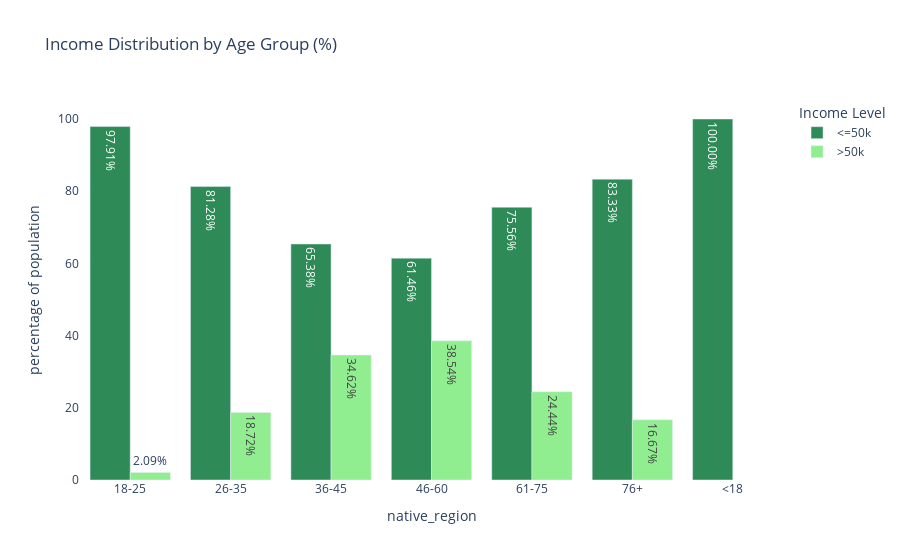
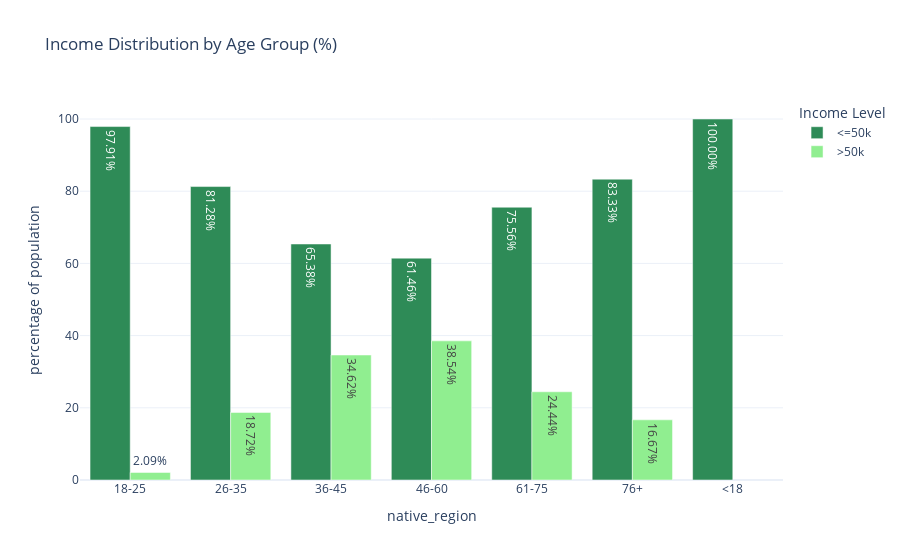
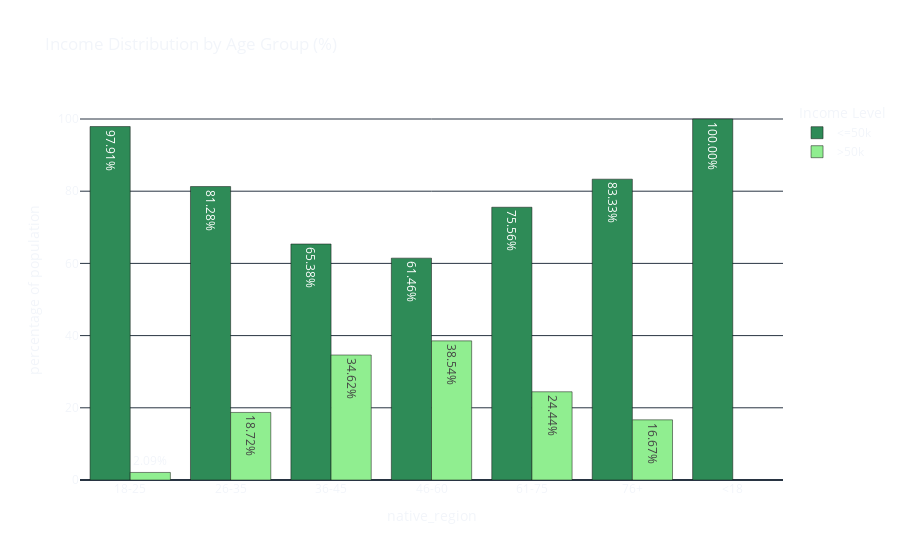
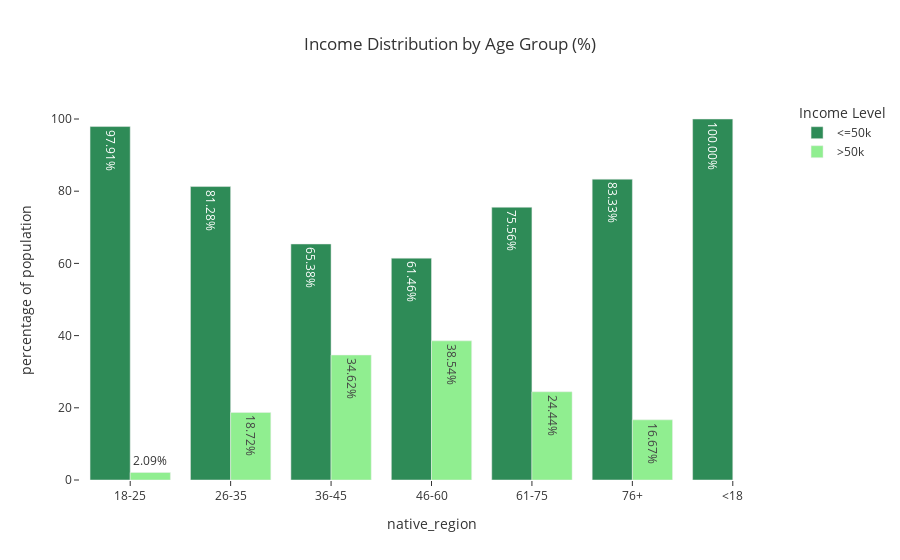

Notebook code cell kept with these figures, in order:
### Code cell
themes = ["plotly", "plotly_white", "plotly_dark", "ggplot2", "seaborn", "simple_white", "presentation", "xgridoff", "gridon", "none"]
for theme in themes:
  fig.update_layout(template=theme)

  fig.show()

### Figure 1 — Plotly figure (JSON) as saved in the notebook; plotly's stock layout.template omitted (floating-point values rounded to 4 significant figures)
{"data": [{"alignmentgroup": "True", "hovertemplate": "income=<=50k<br>age_group=%{x}<br>percentage=%{text}<extra></extra>", "legendgroup": "<=50k", "marker": {"color": "seagreen", "pattern": {"shape": ""}}, "name": "<=50k", "offsetgroup": "<=50k", "orientation": "v", "showlegend": true, "text": [97.91, 81.28, 65.38, 61.46, 75.56, 83.33, 100.0], "textposition": "auto", "texttemplate": "%{text:.2f}%", "type": "bar", "x": ["18-25", "26-35", "36-45", "46-60", "61-75", "76+", "<18"], "xaxis": "x", "y": [97.91, 81.28, 65.38, 61.46, 75.56, 83.33, 100.0], "yaxis": "y"}, {"alignmentgroup": "True", "hovertemplate": "income=>50k<br>age_group=%{x}<br>percentage=%{text}<extra></extra>", "legendgroup": ">50k", "marker": {"color": "lightgreen", "pattern": {"shape": ""}}, "name": ">50k", "offsetgroup": ">50k", "orientation": "v", "showlegend": true, "text": [2.093, 18.72, 34.62, 38.54, 24.44, 16.67], "textposition": "auto", "texttemplate": "%{text:.2f}%", "type": "bar", "x": ["18-25", "26-35", "36-45", "46-60", "61-75", "76+"], "xaxis": "x", "y": [2.093, 18.72, 34.62, 38.54, 24.44, 16.67], "yaxis": "y"}], "layout": {"autosize": true, "barmode": "group", "legend": {"title": {"text": "Income Level"}, "tracegroupgap": 0}, "paper_bgcolor": "rgba(0, 0, 0, 0)", "plot_bgcolor": "rgba(0, 0, 0, 0)", "title": {"text": "Income Distribution by Age Group (%)"}, "xaxis": {"anchor": "y", "autorange": true, "domain": [0, 1], "range": [-0.5, 6.5], "title": {"text": "native_region"}, "type": "category"}, "yaxis": {"anchor": "x", "autorange": true, "domain": [0, 1], "range": [0, 105.3], "title": {"text": "percentage of population"}, "type": "linear"}}}

### Figure 2 — Plotly figure (JSON) as saved in the notebook; plotly's stock layout.template omitted (floating-point values rounded to 4 significant figures)
{"data": [{"alignmentgroup": "True", "hovertemplate": "income=<=50k<br>age_group=%{x}<br>percentage=%{text}<extra></extra>", "legendgroup": "<=50k", "marker": {"color": "seagreen", "pattern": {"shape": ""}}, "name": "<=50k", "offsetgroup": "<=50k", "orientation": "v", "showlegend": true, "text": [97.91, 81.28, 65.38, 61.46, 75.56, 83.33, 100.0], "textposition": "auto", "texttemplate": "%{text:.2f}%", "type": "bar", "x": ["18-25", "26-35", "36-45", "46-60", "61-75", "76+", "<18"], "xaxis": "x", "y": [97.91, 81.28, 65.38, 61.46, 75.56, 83.33, 100.0], "yaxis": "y"}, {"alignmentgroup": "True", "hovertemplate": "income=>50k<br>age_group=%{x}<br>percentage=%{text}<extra></extra>", "legendgroup": ">50k", "marker": {"color": "lightgreen", "pattern": {"shape": ""}}, "name": ">50k", "offsetgroup": ">50k", "orientation": "v", "showlegend": true, "text": [2.093, 18.72, 34.62, 38.54, 24.44, 16.67], "textposition": "auto", "texttemplate": "%{text:.2f}%", "type": "bar", "x": ["18-25", "26-35", "36-45", "46-60", "61-75", "76+"], "xaxis": "x", "y": [2.093, 18.72, 34.62, 38.54, 24.44, 16.67], "yaxis": "y"}], "layout": {"autosize": true, "barmode": "group", "legend": {"title": {"text": "Income Level"}, "tracegroupgap": 0}, "paper_bgcolor": "rgba(0, 0, 0, 0)", "plot_bgcolor": "rgba(0, 0, 0, 0)", "title": {"text": "Income Distribution by Age Group (%)"}, "xaxis": {"anchor": "y", "autorange": true, "domain": [0, 1], "range": [-0.5, 6.5], "title": {"text": "native_region"}, "type": "category"}, "yaxis": {"anchor": "x", "autorange": true, "domain": [0, 1], "range": [0, 105.3], "title": {"text": "percentage of population"}, "type": "linear"}}}

### Figure 3 — Plotly figure (JSON) as saved in the notebook; plotly's stock layout.template omitted (floating-point values rounded to 4 significant figures)
{"data": [{"alignmentgroup": "True", "hovertemplate": "income=<=50k<br>age_group=%{x}<br>percentage=%{text}<extra></extra>", "legendgroup": "<=50k", "marker": {"color": "seagreen", "pattern": {"shape": ""}}, "name": "<=50k", "offsetgroup": "<=50k", "orientation": "v", "showlegend": true, "text": [97.91, 81.28, 65.38, 61.46, 75.56, 83.33, 100.0], "textposition": "auto", "texttemplate": "%{text:.2f}%", "type": "bar", "x": ["18-25", "26-35", "36-45", "46-60", "61-75", "76+", "<18"], "xaxis": "x", "y": [97.91, 81.28, 65.38, 61.46, 75.56, 83.33, 100.0], "yaxis": "y"}, {"alignmentgroup": "True", "hovertemplate": "income=>50k<br>age_group=%{x}<br>percentage=%{text}<extra></extra>", "legendgroup": ">50k", "marker": {"color": "lightgreen", "pattern": {"shape": ""}}, "name": ">50k", "offsetgroup": ">50k", "orientation": "v", "showlegend": true, "text": [2.093, 18.72, 34.62, 38.54, 24.44, 16.67], "textposition": "auto", "texttemplate": "%{text:.2f}%", "type": "bar", "x": ["18-25", "26-35", "36-45", "46-60", "61-75", "76+"], "xaxis": "x", "y": [2.093, 18.72, 34.62, 38.54, 24.44, 16.67], "yaxis": "y"}], "layout": {"autosize": true, "barmode": "group", "legend": {"title": {"text": "Income Level"}, "tracegroupgap": 0}, "paper_bgcolor": "rgba(0, 0, 0, 0)", "plot_bgcolor": "rgba(0, 0, 0, 0)", "title": {"text": "Income Distribution by Age Group (%)"}, "xaxis": {"anchor": "y", "autorange": true, "domain": [0, 1], "range": [-0.5, 6.5], "title": {"text": "native_region"}, "type": "category"}, "yaxis": {"anchor": "x", "autorange": true, "domain": [0, 1], "range": [0, 105.3], "title": {"text": "percentage of population"}, "type": "linear"}}}

### Figure 4 — Plotly figure (JSON) as saved in the notebook; plotly's stock layout.template omitted (floating-point values rounded to 4 significant figures)
{"data": [{"alignmentgroup": "True", "hovertemplate": "income=<=50k<br>age_group=%{x}<br>percentage=%{text}<extra></extra>", "legendgroup": "<=50k", "marker": {"color": "seagreen", "pattern": {"shape": ""}}, "name": "<=50k", "offsetgroup": "<=50k", "orientation": "v", "showlegend": true, "text": [97.91, 81.28, 65.38, 61.46, 75.56, 83.33, 100.0], "textposition": "auto", "texttemplate": "%{text:.2f}%", "type": "bar", "x": ["18-25", "26-35", "36-45", "46-60", "61-75", "76+", "<18"], "xaxis": "x", "y": [97.91, 81.28, 65.38, 61.46, 75.56, 83.33, 100.0], "yaxis": "y"}, {"alignmentgroup": "True", "hovertemplate": "income=>50k<br>age_group=%{x}<br>percentage=%{text}<extra></extra>", "legendgroup": ">50k", "marker": {"color": "lightgreen", "pattern": {"shape": ""}}, "name": ">50k", "offsetgroup": ">50k", "orientation": "v", "showlegend": true, "text": [2.093, 18.72, 34.62, 38.54, 24.44, 16.67], "textposition": "auto", "texttemplate": "%{text:.2f}%", "type": "bar", "x": ["18-25", "26-35", "36-45", "46-60", "61-75", "76+"], "xaxis": "x", "y": [2.093, 18.72, 34.62, 38.54, 24.44, 16.67], "yaxis": "y"}], "layout": {"autosize": true, "barmode": "group", "legend": {"title": {"text": "Income Level"}, "tracegroupgap": 0}, "paper_bgcolor": "rgba(0, 0, 0, 0)", "plot_bgcolor": "rgba(0, 0, 0, 0)", "title": {"text": "Income Distribution by Age Group (%)"}, "xaxis": {"anchor": "y", "autorange": true, "domain": [0, 1], "range": [-0.5, 6.5], "title": {"text": "native_region"}, "type": "category"}, "yaxis": {"anchor": "x", "autorange": true, "domain": [0, 1], "range": [0, 105.3], "title": {"text": "percentage of population"}, "type": "linear"}}}
